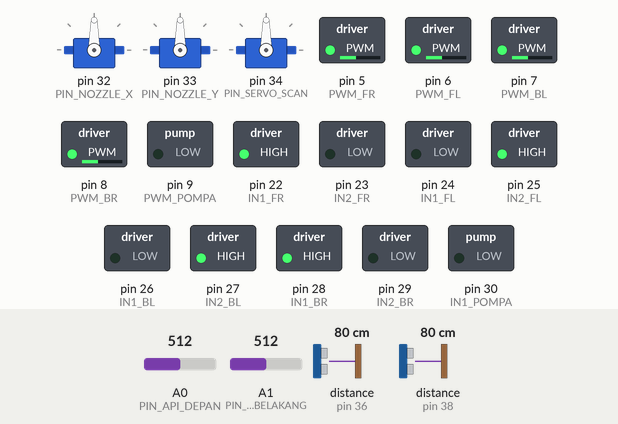
This sketch was run on a simulated Arduino Mega 2560, built with avr-gcc and run on an emulated ATmega2560. On the bench: 3 × servo, switched loads named in the sketch (green lamp = pin HIGH). Wiring (inferred from the names in the program): 2 × ultrasonic range finder: trigger pin 35, echo pin 36 / trigger pin 37, echo pin 38. The test bench sets the inputs (shaded band); at power-on: A0 (PIN_API_DEPAN) = 512, A1 (PIN_API_BELAKANG) = 512, distance to the obstacle (sensors on pin 36, pin 38) 80 cm. The echo pulse lasts 58.3 µs per cm; pins used as bus, display or sensor lines are not drawn.

Above: at 1.2 s.
1.3 s: A0 (PIN_API_DEPAN) set to 605
At 3.4 s:
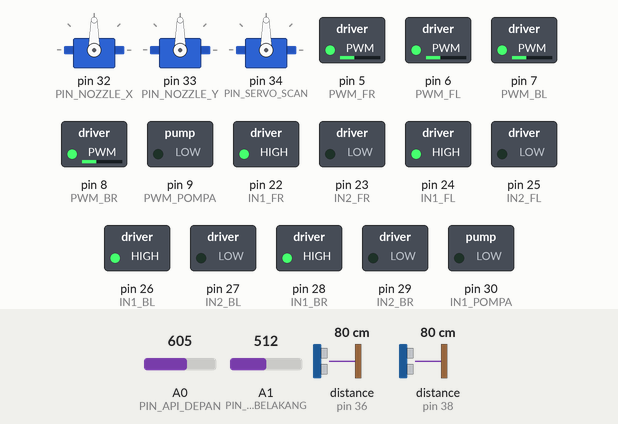
3.7 s: A0 (PIN_API_DEPAN) set to 640
At 5.5 s:
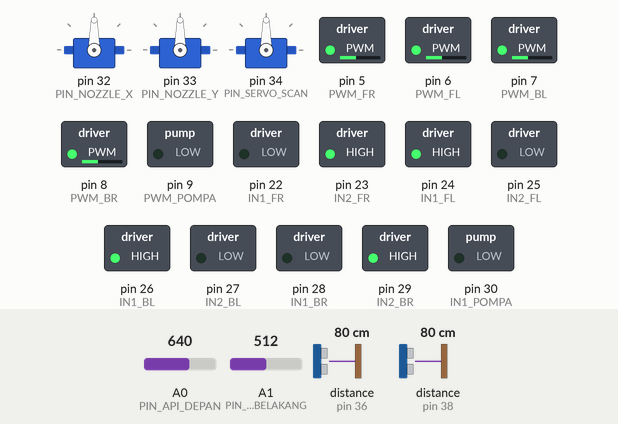
6.7 s: A0 (PIN_API_DEPAN) set to 90
At 6.9 s:
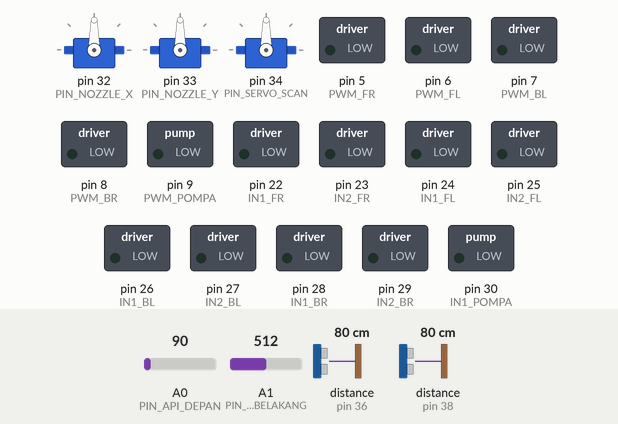
9.7 s: A1 (PIN_API_BELAKANG) set to 100
12.7 s: A1 (PIN_API_BELAKANG) set to 82
15.7 s: A1 (PIN_API_BELAKANG) set to 110
At 19.0 s:
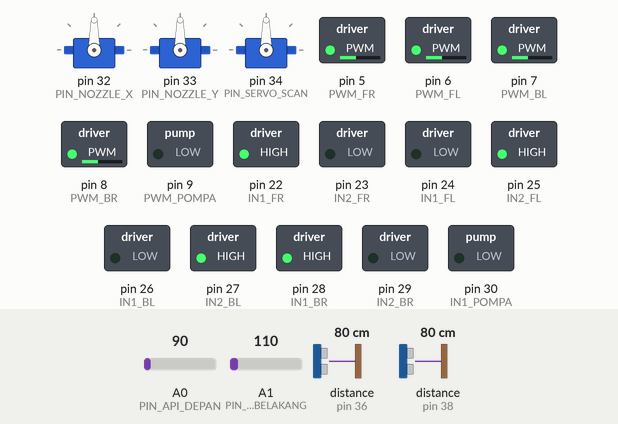
Timing chart, 0 to 19.7 s (numbered marks = the images above; inputs shaded):
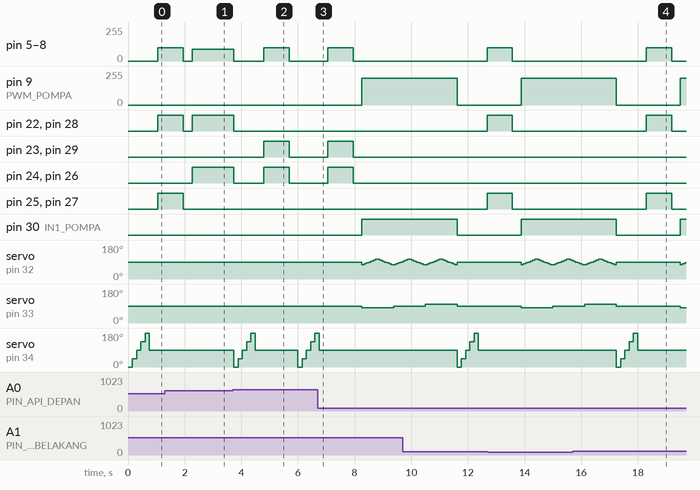

Measured:
- the behaviour switches between 623 and 624 on A0 (PIN_API_DEPAN) (found by bisection; images 1 and 2)
- after the input at 3.7 s, pin 5 (PWM_FR), pin 6 (PWM_FL): 90/255 → 0/255 at once, → 100/255 1.1 s later, → 0/255 0.90 s later
- after the input at 6.7 s, pin 5 (PWM_FR), pin 6 (PWM_FL): goes on until 8.0 s, then stays 0/255
- after the input at 15.7 s, pin 22 (IN1_FR), pin 25 (IN2_FL), pin 27 (IN2_BL), pin 28 (IN1_BR): LOW → HIGH after 2.6 s, → LOW 0.90 s later; pin 23 (IN2_FR), pin 24 (IN1_FL), pin 26 (IN1_BL), pin 29 (IN2_BR): stays LOW (without the input it goes to HIGH after 2.6 s)

The sketch:

firefighting-robot.ino
```cpp
#include "bawah.h"
#include "atas.h"
#include "sensorapi.h"
#include "sensorjarak.h"

void setup() {
  Serial.begin(115200);

  setupBawah();
  setupAtas();
  setupSensorApi();
  setupSensorJarak();
}

void loop() {
  // 1. Robot diam lalu mencari api.
  berhenti();
  pompaOff();
  scanApi();

  // Nilai 400 adalah batas api terdeteksi.
  if (nilaiApi < 400) {
    return;
  }

  // 2. Jangan bergerak jika ada benda dekat.
  updateJarak();
  if (jarakDepan > 0 && jarakDepan <= 15) {
    return;
  }

  // 3. Putar badan menuju arah api.
  if (arahApi == KIRI) {
    putarkiri(100);
    delay(900);
  } else if (arahApi == KANAN) {
    putarkanan(100);
    delay(900);
  } else if (arahApi == BELAKANG) {
    putarkanan(100);
    delay(1800);
  }

  berhenti();
  servoScan.write(90);
  delay(300);

  // 4. Maju selama api masih terlihat dan belum dekat.
  bacaApi();

  while (apiDepan >= 400 && apiDepan < 750) {
    updateJarak();

    if (jarakDepan > 0 && jarakDepan <= 15) {
      break;
    }

    maju(90);
    delay(50);
    bacaApi();
  }

  berhenti();

  // 5. Semprot hanya jika api sudah dekat dan jalan tidak terhalang.
  if (apiDepan >= 750) {
    if (jarakDepan < 0 || jarakDepan > 15) {
      semprot();
    }
  }

  // Setelah selesai, loop kembali melakukan scan.
}
```

atas.h
```cpp
#ifndef ATAS_H
#define ATAS_H

#include <Arduino.h>
#include <Servo.h>

#define PWM_POMPA 9
#define IN1_POMPA 30
#define IN2_POMPA 31
#define PIN_NOZZLE_X 32
#define PIN_NOZZLE_Y 33

Servo nozzleX;
Servo nozzleY;

void pompaOn() {
  digitalWrite(IN1_POMPA, HIGH);
  digitalWrite(IN2_POMPA, LOW);
  analogWrite(PWM_POMPA, 200);
}

void pompaOff() {
  analogWrite(PWM_POMPA, 0);
  digitalWrite(IN1_POMPA, LOW);
  digitalWrite(IN2_POMPA, LOW);
}

void semprot() {
  pompaOn();

  for (int y = 80; y <= 100; y += 10) {
    nozzleY.write(y);

    for (int x = 75; x <= 105; x += 5) {
      nozzleX.write(x);
      delay(80);
    }

    for (int x = 105; x >= 75; x -= 5) {
      nozzleX.write(x);
      delay(80);
    }
  }

  pompaOff();
  nozzleX.write(90);
  nozzleY.write(90);
}

void setupAtas() {
  pinMode(PWM_POMPA, OUTPUT);
  pinMode(IN1_POMPA, OUTPUT);
  pinMode(IN2_POMPA, OUTPUT);

  nozzleX.attach(PIN_NOZZLE_X);
  nozzleY.attach(PIN_NOZZLE_Y);

  pompaOff();
  nozzleX.write(90);
  nozzleY.write(90);
}

#endif
```

bawah.h
```cpp
#ifndef BAWAH_H
#define BAWAH_H

#include <Arduino.h>

#define PWM_FR 5
#define IN1_FR 22
#define IN2_FR 23

#define PWM_FL 6
#define IN1_FL 24
#define IN2_FL 25

#define PWM_BL 7
#define IN1_BL 26
#define IN2_BL 27

#define PWM_BR 8
#define IN1_BR 28
#define IN2_BR 29

void aturMotor(int pwm, int in1, int in2, int speed) {
  if (speed > 0) {
    digitalWrite(in1, HIGH);
    digitalWrite(in2, LOW);
  } else if (speed < 0) {
    digitalWrite(in1, LOW);
    digitalWrite(in2, HIGH);
  } else {
    digitalWrite(in1, LOW);
    digitalWrite(in2, LOW);
  }

  analogWrite(pwm, abs(speed));
}

void FR(int speed) {
  aturMotor(PWM_FR, IN1_FR, IN2_FR, speed);
}

void FL(int speed) {
  aturMotor(PWM_FL, IN1_FL, IN2_FL, speed);
}

void BL(int speed) {
  aturMotor(PWM_BL, IN1_BL, IN2_BL, speed);
}

void BR(int speed) {
  aturMotor(PWM_BR, IN1_BR, IN2_BR, speed);
}

void maju(int speed) {
  FR(speed);
  FL(speed);
  BL(speed);
  BR(speed);
}

void mundur(int speed) {
  FR(-speed);
  FL(-speed);
  BL(-speed);
  BR(-speed);
}

void putarkanan(int speed) {
  FR(-speed);
  FL(speed);
  BL(speed);
  BR(-speed);
}

void putarkiri(int speed) {
  FR(speed);
  FL(-speed);
  BL(-speed);
  BR(speed);
}

void geserkanan(int speed) {
  FR(-speed);
  FL(speed);
  BL(-speed);
  BR(speed);
}

void geserkiri(int speed) {
  FR(speed);
  FL(-speed);
  BL(speed);
  BR(-speed);
}

void berhenti() {
  FR(0);
  FL(0);
  BL(0);
  BR(0);
}

void setupBawah() {
  pinMode(PWM_FR, OUTPUT);
  pinMode(IN1_FR, OUTPUT);
  pinMode(IN2_FR, OUTPUT);

  pinMode(PWM_FL, OUTPUT);
  pinMode(IN1_FL, OUTPUT);
  pinMode(IN2_FL, OUTPUT);

  pinMode(PWM_BL, OUTPUT);
  pinMode(IN1_BL, OUTPUT);
  pinMode(IN2_BL, OUTPUT);

  pinMode(PWM_BR, OUTPUT);
  pinMode(IN1_BR, OUTPUT);
  pinMode(IN2_BR, OUTPUT);

  berhenti();
}

#endif
```

sensorapi.h
```cpp
#ifndef SENSORAPI_H
#define SENSORAPI_H

#include <Arduino.h>
#include <Servo.h>

#define PIN_API_DEPAN A0
#define PIN_API_BELAKANG A1
#define PIN_SERVO_SCAN 34

#define KIRI 1
#define DEPAN 2
#define KANAN 3
#define BELAKANG 4

Servo servoScan;

int apiDepan = 0;
int apiBelakang = 0;
int nilaiApi = 0;
int arahApi = DEPAN;

void bacaApi() {
  // Modul diasumsikan menghasilkan ADC lebih kecil saat api lebih kuat.
  apiDepan = 1023 - analogRead(PIN_API_DEPAN);
  apiBelakang = 1023 - analogRead(PIN_API_BELAKANG);
}

void scanApi() {
  nilaiApi = 0;
  arahApi = DEPAN;

  // Cukup lima posisi agar logikanya mudah dipelajari.
  for (int sudut = 0; sudut <= 180; sudut += 45) {
    servoScan.write(sudut);
    delay(150);
    bacaApi();

    if (apiDepan > nilaiApi) {
      nilaiApi = apiDepan;

      if (sudut < 90) {
        arahApi = KIRI;
      } else if (sudut == 90) {
        arahApi = DEPAN;
      } else {
        arahApi = KANAN;
      }
    }

    // Sensor belakang dipasang berlawanan dengan sensor depan.
    if (apiBelakang > nilaiApi) {
      nilaiApi = apiBelakang;

      if (sudut < 90) {
        arahApi = KANAN;
      } else if (sudut == 90) {
        arahApi = BELAKANG;
      } else {
        arahApi = KIRI;
      }
    }
  }

  servoScan.write(90);
  delay(300);
}

void setupSensorApi() {
  pinMode(PIN_API_DEPAN, INPUT);
  pinMode(PIN_API_BELAKANG, INPUT);

  servoScan.attach(PIN_SERVO_SCAN);
  servoScan.write(90);
}

#endif
```

sensorjarak.h
```cpp
#ifndef SENSORJARAK_H
#define SENSORJARAK_H

#include <Arduino.h>
#include "timer.h"

#define TRIG_DEPAN 35
#define ECHO_DEPAN 36
#define TRIG_BELAKANG 37
#define ECHO_BELAKANG 38

int jarakDepan = -1;
int jarakBelakang = -1;
bool bacaDepan = true;

Timer timerJarak(70);

int ukurJarak(int trig, int echo) {
  digitalWrite(trig, LOW);
  delayMicroseconds(2);
  digitalWrite(trig, HIGH);
  delayMicroseconds(10);
  digitalWrite(trig, LOW);

  unsigned long waktuEcho = pulseIn(echo, HIGH, 25000);

  if (waktuEcho == 0) {
    return -1;
  }

  return waktuEcho / 58;
}

void updateJarak() {
  if (timerJarak.Now()) {
    if (bacaDepan) {
      jarakDepan = ukurJarak(TRIG_DEPAN, ECHO_DEPAN);
      bacaDepan = false;
    } else {
      jarakBelakang = ukurJarak(TRIG_BELAKANG, ECHO_BELAKANG);
      bacaDepan = true;
    }
  }
}

void setupSensorJarak() {
  pinMode(TRIG_DEPAN, OUTPUT);
  pinMode(ECHO_DEPAN, INPUT);
  pinMode(TRIG_BELAKANG, OUTPUT);
  pinMode(ECHO_BELAKANG, INPUT);
}

#endif
```

timer.h
```cpp
#ifndef TIMER_H
#define TIMER_H

#include <Arduino.h>

class Timer {
  private:
    unsigned long waktuTerakhir = 0;
    unsigned long jeda;

  public:
    Timer(unsigned long jedaMs) {
      jeda = jedaMs;
    }

    bool Now() {
      unsigned long sekarang = millis();

      if (sekarang - waktuTerakhir >= jeda) {
        waktuTerakhir = sekarang;
        return true;
      }

      return false;
    }
};

#endif
```
